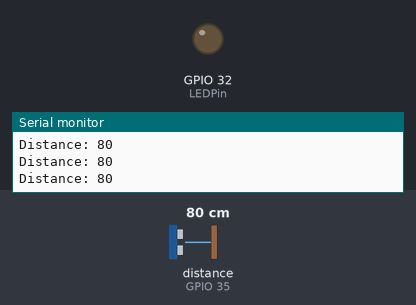
The sketch below on a simulated ESP32. Shown: output pins drawn as LEDs (lit = HIGH), the last lines printed to the serial monitor. Wiring (inferred from the names in the program): ultrasonic range finder: trigger GPIO 34; echo GPIO 35. Inputs (shaded band) come from the test bench; at power-on: distance to the obstacle (sensor on GPIO 35) 80 cm. The echo pulse lasts 58.3 µs per cm; pins used as bus, display or sensor lines are not drawn.

Above: at 1.2 s.
1.3 s: distance to the obstacle (sensor on GPIO 35) set to 12 cm
4.3 s: distance to the obstacle (sensor on GPIO 35) set to 9 cm
At 5.1 s:
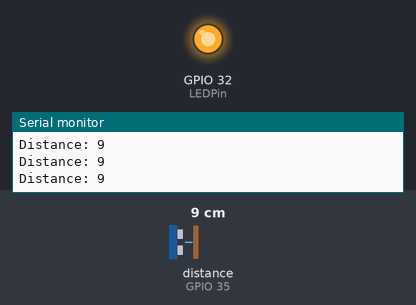
5.8 s: distance to the obstacle (sensor on GPIO 35) set to 18 cm
At 6.4 s:
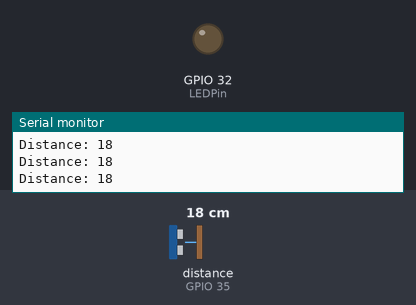
Timing chart, 0 to 8.8 s (numbered marks = the images above; inputs shaded):
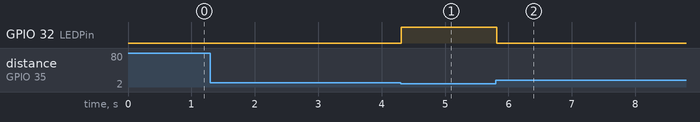

Measured:
- the behaviour switches between 11 and 10 cm on distance to the obstacle (sensor on GPIO 35) (found by bisection; images 0 and 1)
- after the input at 4.3 s, GPIO 32 (LEDPin): LOW → HIGH at once
- after the input at 5.8 s, GPIO 32 (LEDPin): HIGH → LOW at once

The sketch:

2ESP_ultrasonicSensor.ino
```cpp
const int LEDPin = 32;    //กำหนด pin ที่ต้องการใช้งานคือ pin 32
const int trigPin = 34;   //กำหนด pin ที่ต้องการใช้งานคือ pin 34
const int echoPin = 35;   //กำหนด pin ที่ต้องการใช้งานคือ pin 35

long duration;
int distance;

void setup() {
pinMode(LEDPin, OUTPUT);  //คำสั่งที่มีไว้สำหรับกำหนดการทำงานของ pin
                          //ให้ทำงานเป็นแบบ INPUT หรือ OUTPUT
pinMode(trigPin, OUTPUT);
pinMode(echoPin, INPUT);
Serial.begin(9600);
}
void loop() {
// Clears the trigPin
digitalWrite(trigPin, LOW); //กำหนดให้ trigpin มีสถานะ low หรือไม่ทำงานเป็นเวลา 2 ไมโครวินาที
delayMicroseconds(2);
digitalWrite(trigPin, HIGH);//กำหนดให้ trigpin มีสถานะ high หรือทำงานเป็นเวลา 10 ไมโครวินาที
delayMicroseconds(10);
digitalWrite(trigPin, LOW); //กำหนดให้ trigpin มีสถานะ low หรือไม่ทำงาน
duration = pulseIn(echoPin, HIGH);  //อ่าน echoPin, คลื่นเสียงที่สะท้อนกลับมาเป็นไมโครวินาที

distance= duration/29/2; //เป็นค่าที่ได้จากการคำนวณระยะทางของเสียงที่ได้จากการสะท้อนกลับ

//duration คือค่าที่ได้จาก echo นำมาหาร 29 microseconds/cm ซึ่งก็คือความเร็วของเสียง
//และนำมาหารด้วย 2 อีกครั้ง เพราะใช้เวลาเดินทางเพียงครึ่งเดียว

if(distance <= 10){ //เป็นการกำหนดเงื่อนไขของระยะทาง..

  digitalWrite(LEDPin, HIGH); //กำหนดให้มีสถานะ logic เป็น1(high = ไฟติด)
                              //หรือ 0(low = ไฟดับ)
}else
{
  digitalWrite(LEDPin, LOW);
}
Serial.print("Distance: ");
Serial.println(distance);
}
```
